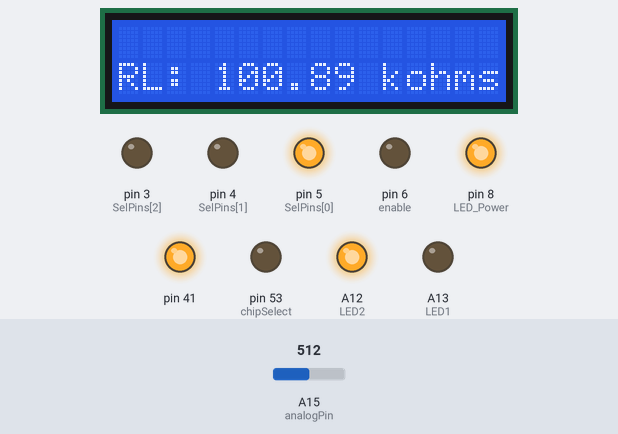
This sketch was run on a simulated Arduino Mega 2560, built with avr-gcc and run on an emulated ATmega2560. Shown: 16×2 character LCD, output pins drawn as LEDs (lit = HIGH). The inputs (shaded band) are chosen by the test bench; at power-on: A15 (analogPin) = 512. Storage starts empty; pins used as bus, display or sensor lines are not drawn; what the sketch prints to the serial monitor is not drawn.

Above: at 11.3 s.
11.4 s: A15 (analogPin) set to 301
At 12.8 s:
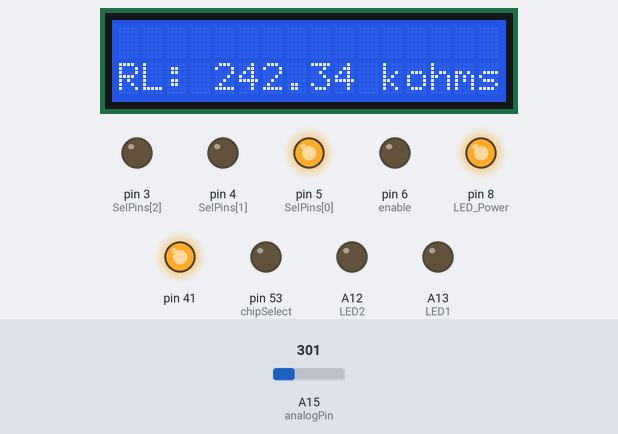
13.6 s: A15 (analogPin) set to 277
At 15.3 s:
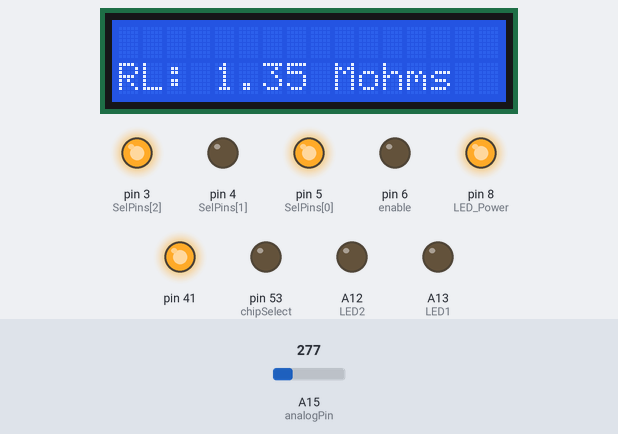
15.6 s: A15 (analogPin) set to 0
At 16.6 s:
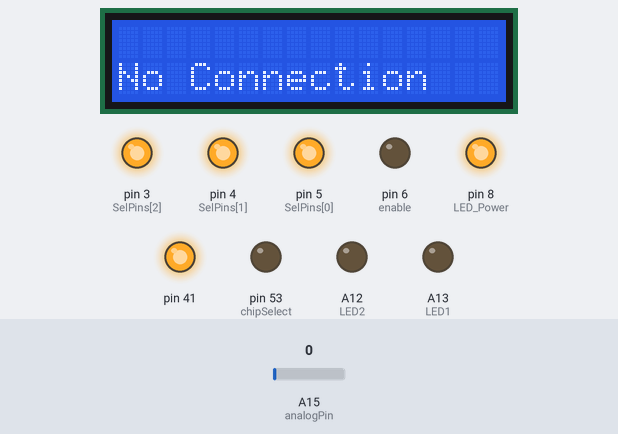
17.7 s: A15 (analogPin) set to 1023
At 19.1 s:
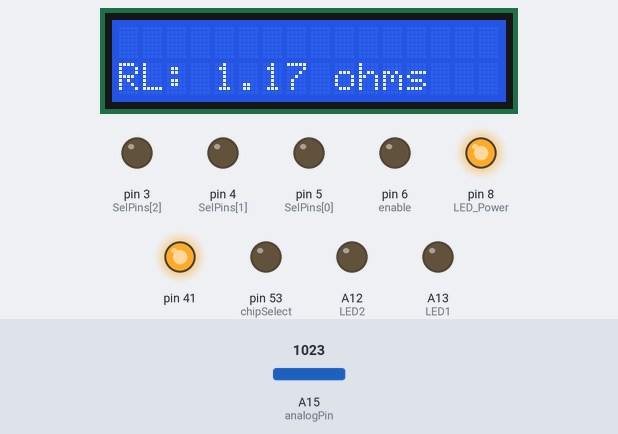
19.7 s: A15 (analogPin) set to 965
At 21.4 s:
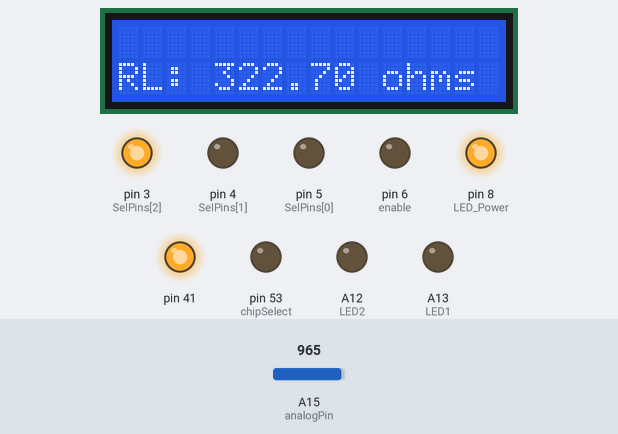
21.7 s: A15 (analogPin) set to 945
At 22.9 s:
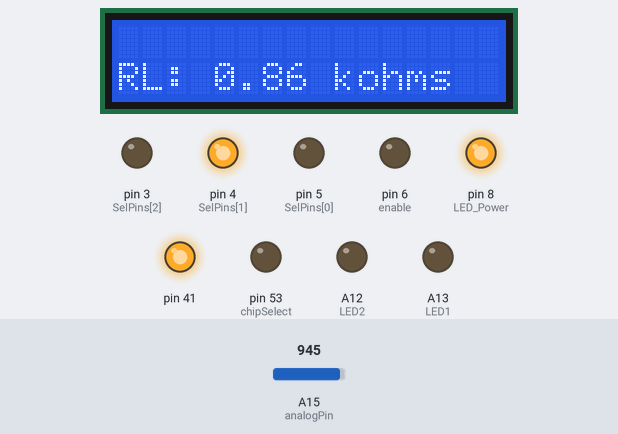
Timing chart, 0 to 24.7 s (numbered marks = the images above; inputs shaded):
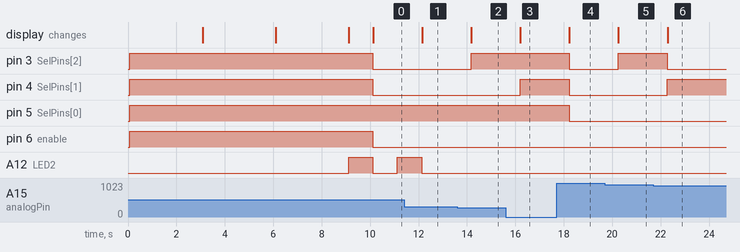

Measured:
- the behaviour switches between 295 and 294 on A15 (analogPin) (found by bisection; images 1 and 2)
- the behaviour switches between 954 and 953 on A15 (analogPin) (found by bisection; images 5 and 6)
- after the input at 11.4 s, the display: changes after 0.75 s (image 1)
- after the input at 13.6 s, pin 3 (SelPins[2]): LOW → HIGH after 0.57 s; the display: changes after 0.58 s (image 2)
- after the input at 15.6 s, pin 4 (SelPins[1]): LOW → HIGH after 0.60 s; the display: changes after 0.61 s (image 3)
- after the input at 17.7 s, pin 3 (SelPins[2]), pin 4 (SelPins[1]): HIGH → LOW after 0.52 s; pin 5 (SelPins[0]): HIGH → LOW after 0.53 s; the display: changes after 0.53 s (image 4)
- after the input at 19.7 s, pin 3 (SelPins[2]): LOW → HIGH after 0.55 s; the display: changes after 0.56 s (image 5)
- after the input at 21.7 s, pin 3 (SelPins[2]): HIGH → LOW after 0.57 s; pin 4 (SelPins[1]): LOW → HIGH after 0.58 s; the display: changes after 0.59 s (image 6)

The sketch:

Ohm_Meter.ino
```cpp
#include <LiquidCrystal.h>
#include <IRremote.h>
#include <SPI.h>
#include <SD.h>
#define NUM_SHUNT_RES 8
#define SELECT_PINS 3
#define IR_RECEIVER_PIN 7
// initialize the library by associating any needed LCD interface pin
// with the arduino pin number it is connected to
const int rs = A0, en = A1, d4 = A2, d5 = A3, d6 = A4, d7 = A5;
const int LED1 = A13, LED2 = A12;
LiquidCrystal lcd(rs, en, d4, d5, d6, d7);

//The code below initializes the correct pin for the SD card code
const int chipSelect = 53;
File dataFile;
///////////////////////////////////////////////////////////////////////////////////////////////////////////////////////////////////////////////////////////////////
//The code below defines the inputs used in the system.
int analogPin = 15;
const byte SelPins[SELECT_PINS] = {5,4,3}; //Sets up the selector pins
const byte enable = 6; // 1 is no connection, 0 is resistor value.
const byte LED_Power = 8; //This turns the LED ON
///////////////////////////////////////////////////////////////////////////////////////////////////////////////////////////////////////////////////////////////////
//The code below sets the values of the resistors and other variables used
float rRef[NUM_SHUNT_RES] = {998, 5077, 10040, 50010, 100692, 498630, 1004770, 5020000}; //This assigns rRef to one of the reference resistors.
int raw = 0;
float base=0;
int Vin = 5.0427;
int i = 0;
float Vout = 0;
float New_Vin=0;
float RL = 0;
float disp = 0;
float buffer = 0;
int Res = 0;
int time=0;
int first_time=1;
int power = 0;
///////////////////////////////////////////////////////////////////////////////////////////////////////////////////////////////////////////////////////////////////
//This sets up the IR remote
const int POWER = 69;
const int PLAY = 64;
const int UP = 9;
const int DOWN = 7;
///////////////////////////////////////////////////////////////////////////////////////////////////////////////////////////////////////////////////////////////////
///////////////////////////////////////////////////////////////////////////////////////////////////////////////////////////////////////////////////////////////////
void setup() {
  // put your setup code here, to run once:
 lcd.begin(16, 2);
 Serial.begin(9600);
 IrReceiver.begin(IR_RECEIVER_PIN, ENABLE_LED_FEEDBACK);


//This is for the SD Code
while (!Serial){
  ;
}
pinMode(LED1, OUTPUT);
digitalWrite(LED1, LOW);//GREEN

pinMode(LED2, OUTPUT);
digitalWrite(LED2, LOW);//RED
 //This enable the pinModes.
 pinMode(enable, OUTPUT);
 digitalWrite(enable, HIGH);
//This sets up the pinMode for the selector pins.
for (int i = 0; i<NUM_SHUNT_RES; i++)
{
  pinMode(SelPins[i], OUTPUT);
  digitalWrite(SelPins[i], HIGH);
}

pinMode(LED_Power, OUTPUT); // Set the LED pin as an output
digitalWrite(LED_Power, HIGH); // Set the initial state of the pin to LOW

///////////////////////////////////////////////////////////////////////////////////////////////////////////////////////////////////////////////////////////////////
//This is SD stuff
Serial.print("\nInitializing SD card...\n");
lcd.setCursor(0,0);
lcd.print("Initializing");
lcd.setCursor(0,1);
lcd.print("SD card...");
delay(3000);
lcd.clear();

pinMode(chipSelect, OUTPUT);
  if (!SD.begin(chipSelect)) {
    Serial.println("Card failed, or not present\n");
    lcd.setCursor(0,0);
    lcd.println("Card failed,");
    lcd.setCursor(0,1);
    lcd.println("or not present");
    delay(3000);
    lcd.clear();
    digitalWrite(LED2, HIGH);//RED
    delay(1000);
    digitalWrite(LED2, LOW);//RED
    // don't do anything more:
    return;
  }
  Serial.println("card initialized.\n");
  lcd.setCursor(0,0);
  lcd.println("SD card");
  lcd.setCursor(0,1);
  lcd.println("initialized.");
  delay(3000);
  lcd.clear();


  // Create a new file
  char filename[] = "data.txt";
  if (!SD.exists(filename)) {
    // Create the file if it doesn't exist
    dataFile = SD.open(filename, FILE_WRITE);
    if (dataFile) {
      Serial.println("File created\n");
      lcd.setCursor(0,0);
      lcd.println("File created");
      delay(3000);
      lcd.clear();

      dataFile.close();
    } else {
      Serial.println("Error creating file\n");
      lcd.setCursor(0,0);
      lcd.println("Error creating");
      lcd.setCursor(0,1);
      lcd.println("file");
      delay(3000);
      lcd.clear();

    }
  } else {
    // If the file exists, open it for appending
    dataFile = SD.open(filename, FILE_WRITE);
    if (dataFile) {
      Serial.println("File opened\n");
      lcd.println("File opened");
      delay(3000);
      lcd.clear();


    } else {
      Serial.println("Error opening file\n");
      lcd.setCursor(0,0);
      lcd.println("Error opening file");
      lcd.setCursor(0,1);
      lcd.println("file");
      delay(3000);
      lcd.clear();

    }
  }
   if (dataFile) {
    dataFile.println("Time:   Resistance in ohms:\n");
    dataFile.flush(); // Flush the data to ensure it's written to the card
    Serial.println("Data written to file");
    digitalWrite(LED1, HIGH);//GREEN
    delay(1000);
    digitalWrite(LED1, LOW);//GREEN

  } else {
    Serial.println("Error writing to file");
    digitalWrite(LED2, HIGH);//RED
    delay(1000);
    digitalWrite(LED2, LOW);//RED
  }
}

///////////////////////////////////////////////////////////////////////////////////////////////////////////////////////////////////////////////////////////////////
///////////////////////////////////////////////////////////////////////////////////////////////////////////////////////////////////////////////////////////////////
void loop() {
  // put your main code here, to run repeatedly:
  int x = 1;
// while (x = 1) {
//   if (IrReceiver.decode()) {
//     uint16_t command = IrReceiver.decodedIRData.command;
//     switch (command) {
//       case 69:
//         Serial.println("Power");
//         break;
//       case 64:
//         Serial.println("Pause");
//         break;
//       case 9:
//         Serial.println("Up");
//         break;
//       case 7:
//         Serial.println("Down");
//         break;
//       default:
//         Serial.println(command);
//     }

//     delay(100);
//     IrReceiver.resume();
//   }
// }
  //This loop lasts for 10 minutes so that live data is displayed on the LCD but only 10 minutes are recorded on the SD.
  for (int i = 0; i<600; i++)
  {
  lcd.clear();
  //This reads the iniatial Resistance for the code to choose which shunt resistor to use.
  for (int i = 0; i<20; i++)//This for loop is used to verify that the proper value is used.
{
  raw = analogRead(analogPin);
    digitalWrite(SelPins[0], HIGH);
    digitalWrite(SelPins[1], LOW);
    digitalWrite(SelPins[2], LOW);
    digitalWrite(enable, LOW);
    buffer = raw * Vin;
    Vout = (buffer)/1024.0;
    buffer = (Vin/Vout) - 1;
    base= rRef[4] * buffer;
    New_Vin= 5-Vout;
}
//This is the 1st of 8 ranges: 1 kohm
if (base < 2500)
{
    digitalWrite(SelPins[0], LOW);
    digitalWrite(SelPins[1], LOW);
    digitalWrite(SelPins[2], LOW);
    Res = 1;
//This is the 2nd of 8 ranges: 5 kohm
}else if (base>=2500 && base<7500)
{
    digitalWrite(SelPins[0], LOW);
    digitalWrite(SelPins[1], LOW);
    digitalWrite(SelPins[2], HIGH);
    Res = 2;
}
//This is the 3rd of 8 ranges: 10 kohm
else if (base>=7500 && base<25000)
{
    digitalWrite(SelPins[0], LOW);
    digitalWrite(SelPins[1], HIGH);
    digitalWrite(SelPins[2], LOW);
    Res = 3;
}
//This is the 4th of 8 ranges: 50 kohm
else if (base>=25000 && base<75000)
{
    digitalWrite(SelPins[0], LOW);
    digitalWrite(SelPins[1], HIGH);
    digitalWrite(SelPins[2], HIGH);
    Res = 4;
}
//This is the 5th of 8 ranges: 100 kohm
else if (base>=75000 && base<250000)
{
    digitalWrite(SelPins[0], HIGH);
    digitalWrite(SelPins[1], LOW);
    digitalWrite(SelPins[2], LOW);
    Res = 5;
}
//This is the 6th of 8 ranges: 1kohm
else if (base>=250000 && base<750000)
{
    digitalWrite(SelPins[0], HIGH);
    digitalWrite(SelPins[1], LOW);
    digitalWrite(SelPins[2], HIGH);
    Res = 6;
}
//This is the 7th of 8 ranges
else if (base>=750000 && base<2500000)
{
    digitalWrite(SelPins[0], HIGH);
    digitalWrite(SelPins[1], HIGH);
    digitalWrite(SelPins[2], LOW);
    Res = 7;
}
//This is the 8th of 8 ranges
else if (base>=2500000)
{
    digitalWrite(SelPins[0], HIGH);
    digitalWrite(SelPins[1], HIGH);
    digitalWrite(SelPins[2], HIGH);
    Res = 8;
}
for (int i = 0; i<20; i++)
{
    raw = analogRead(analogPin);
    buffer = raw * Vin;
    Vout = (buffer)/1024.0;
    buffer = (Vin/Vout) - 1;
    RL= (rRef[Res-1] + 201) * buffer;
    New_Vin= 5-Vout;
}

    // This code below prints out the values of the Resistance
    Serial.print("Vout: ");
    Serial.println(Vout);


    Serial.print("Rl: ");
    Serial.println(RL);


    //This line will print out the values in the serial monitor and lcd. These values will be saved into the sd file.
    //The code blow chooses which code prints to the lcd
    if (Vout==0){//If Vout is 0 then there is no connection.
    lcd.setCursor(0, 1);
    lcd.print("No Connection");
    delay(1000);}
   if ((RL < 500)&&(Vout!=0)) {
    lcd.setCursor(0, 1);
    lcd.print("RL: ");
    lcd.print(RL);
    lcd.print(" ohms");
    delay(1000);
    digitalWrite(LED1, LOW);//GREEN
    digitalWrite(LED2, LOW);//RED
    }
    else if ((RL>=500000)&&(Vout!=0)){
    lcd.setCursor(0, 1);
    lcd.print("RL: ");
    lcd.print(RL/1000000);
    lcd.print(" Mohms");
    delay(1000);
    digitalWrite(LED1, LOW);//GREEN
    digitalWrite(LED2, LOW);//RED
    }
  else if (Vout!=0){
    lcd.setCursor(0, 1);
    lcd.print("RL: ");
    lcd.print(RL/1000);
    lcd.print(" kohms");
    delay(1000);
    digitalWrite(LED1, LOW);//GREEN
    digitalWrite(LED2, LOW);//RED
    }
    if (first_time==1)
    {
    if (dataFile) {
    dataFile.print(time);
    dataFile.print(" ");
    dataFile.println(RL);
    lcd.setCursor(15, 0);
    digitalWrite(LED1, HIGH);//GREEN
    dataFile.flush(); // Flush the data to ensure it's written to the card
    Serial.println("Data written to file");
  } else {
    Serial.println("Error writing to file");
    digitalWrite(LED2, HIGH);//RED
  }
  time=time+10;
  first_time=first_time+1;
    }
  }
    if (dataFile) {
    dataFile.print(time);
    dataFile.print(" ");
    dataFile.println(RL);
    lcd.setCursor(15, 0);
    digitalWrite(LED1, HIGH);//GREEN
    dataFile.flush(); // Flush the data to ensure it's written to the card
    Serial.println("Data written to file");
  } else {
    Serial.println("Error writing to file");
    digitalWrite(LED2, HIGH);//RED
  }
  time=time+10;
}
```
